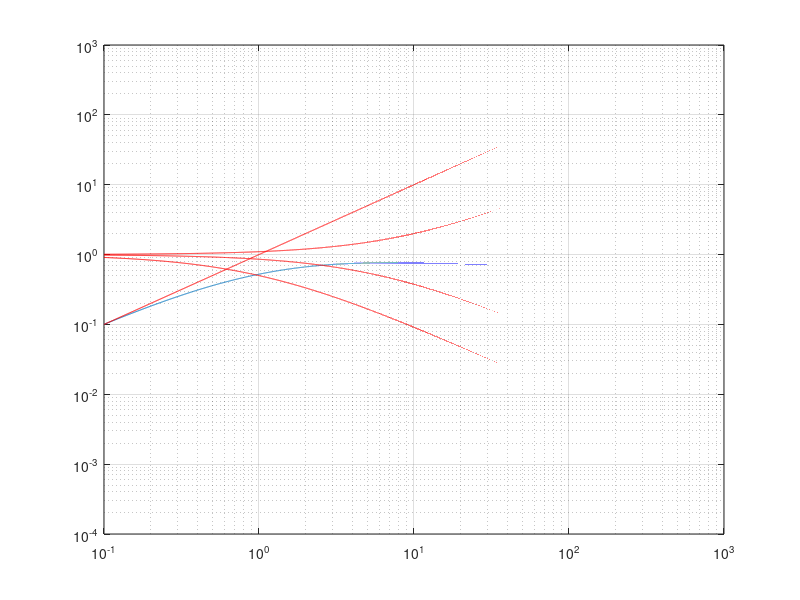

Recreate this plot in MATLAB. (Note: this script raises an error after producing the figure.)
clear all; clc; close all;

s = linspace(1e-1, 1e3, 1e6);

T1 = s;
T2 = 1./(1+s);
T3 = 1./(1+1./6.*s);
T4 = 1+1./10.*s;

k = 1.11111;

T = k*T1.*T2.*T3.*T4;

% X = s./(1+s)./(1+1./6.*s).*(1+1./10.*s);

as1 = s;
as2 = s.^0;
as3 = 1./(1./6.*s);
as4 = (0.6).*s.^0;

p = plot(s, T);
set(gca, 'YScale', 'log')
set(gca, 'XScale', 'log')

hold on;
grid on;

plot(s, T1, 'r')
plot(s, T2, 'r')
plot(s, T3, 'r')
plot(s, T4, 'r')

% plot(s, as1, 'b')
% plot(s, as2, 'b')
% plot(s, as3, 'b')
% plot(s, as4, 'b')


%%

s = tf('s');
% H = (s^2)/(s^2 - 1 - 1/36*s^4);
% H = (s^2)/(- 1 - 1/36*s^4 + 100/36*s^2);
% H = (s^4)/(s^3 - s^4 - 1/6*s^5 - 6*s^4);

% H = s/(1+s)/(1+1/6*s)*(1+1/10*s);
H = 1.111*s*(1+1/10*s)/(1+s)/(1+1/6*s);

bodeplot(H); grid on;
